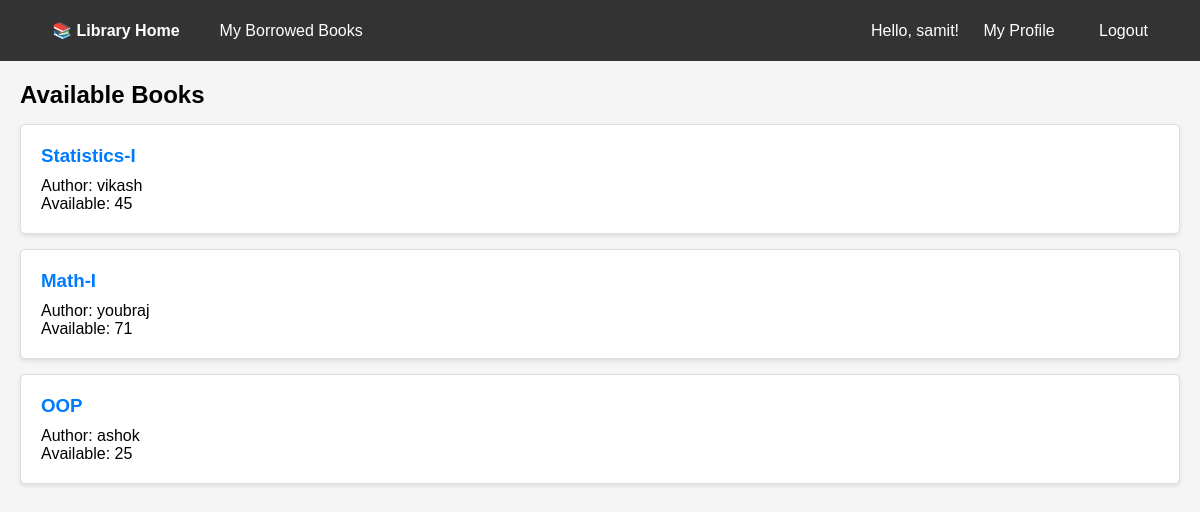
The app's page / (signed in) with its own data.
### libraryapp/models.py (models this page shows, shortened)
class Book(models.Model):
    title = models.CharField(max_length=200)
    author = models.CharField(max_length=100)
    published_date = models.DateField()
    copies_available = models.IntegerField(default=1)
    description = models.TextField(blank=True)
    no_of_pages=models.IntegerField(max_length=5)
    price=models.IntegerField(max_length=5)
    semester=models.CharField(max_length=100)
    cover_image=models.ImageField(upload_to='media/')
    date_added=models.DateTimeField(default=timezone.now)

### libraryapp/views.py (the view)
# urls.py: path('', views.book_list, name='book_list'),
def book_list(request):
    books = Book.objects.all()
    return render(request, 'libraryapp/book_list.html', {'books': books})

### libraryapp/templates/libraryapp/book_list.html
{% extends 'libraryapp/base.html' %}
{% block content %}
    <h2>Available Books</h2>
    {% for book in books %}
        <div class="book-card">
            <h3><a href="{% url 'book_detail' book.pk %}">{{ book.title }}</a></h3>
            <p>Author: {{ book.author }}</p>
            <p>Available: {{ book.copies_available }}</p>
        </div>
    {% endfor %}
{% endblock %}

### libraryapp/templates/libraryapp/base.html (shortened to what this page needs)
<!DOCTYPE html>
<html>
<head>
</head>
<body>
    <nav>
        <div class="nav-left">
            <a href="{% url 'book_list' %}"><strong>📚 Library Home</strong></a>
            {% if user.is_authenticated %}
                <a href="{% url 'borrowed_books' %}">My Borrowed Books</a>
            {% endif %}
        </div>
        <div>
            {% if user.is_authenticated %}
                <span class="user-info">Hello, {{ user.username }}!</span>
                <a href="{% url 'profile' %}">My Profile</a>
                <a href="{% url 'logout' %}">Logout</a>
            {% else %}
                <a href="{% url 'login' %}">Login</a>
                <a href="{% url 'register' %}">Register</a>
            {% endif %}
        </div>
    </nav>
    <div class="container">
        {% block content %}{% endblock %}
    </div>
</body>
</html>

### libraryapp/templates/libraryapp/base.html (style rules this page uses)
* { margin: 0; padding: 0; box-sizing: border-box; }
body { font-family: Arial, sans-serif; background-color: #f5f5f5; }
nav { background-color: #333; color: white; padding: 1rem 2rem; display: flex; justify-content: space-between; align-items: center; }
nav a { color: white; text-decoration: none; margin: 0 10px; padding: 5px 10px; }
.nav-left { display: flex; align-items: center; }
.container { max-width: 1200px; margin: 0 auto; padding: 20px; }
.book-card { background: white; border: 1px solid #ddd; padding: 20px; margin: 15px 0; border-radius: 5px; box-shadow: 0 2px 4px rgba(0,0,0,0.1); }
.book-card h3 { margin-bottom: 10px; color: #333; }
.book-card a { color: #007bff; text-decoration: none; }
.user-info { color: white; }

### records on screen
Book: title "Statistics-I", author "vikash", copies_available "45"
Book: title "Math-I", author "youbraj", copies_available "71"
Book: title "OOP", author "ashok", copies_available "25"

### other values on screen
{{ user.username }} "samit"
